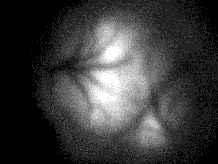
#> input picture sample_data/sample_frame.tif, 218 x 164 px; its folder holds only this picture in this run
$ python -i retino_functions.py   (imports and definitions only)   (Python 2 division)   (older library calls are emulated)
#> lines starting #> are read from the running program, lines starting #| are printed output that depends on the picture
#> further down, picture is the input picture: shape (164, 218, 3); min 0, max 255, mean 59.3
#!/usr/bin/env python2
# -*- coding: utf-8 -*-
"""
Created on Tue Jan 30 2018

@author: cesarechavarria
"""

# [1 line not run here, left out]

import cv2
import os
import glob
import numpy as np
import scipy
from scipy import misc,interpolate,stats,signal
import statsmodels.stats.multitest as mt
import matplotlib
# [1 line not run here, left out]
import matplotlib.pyplot as plt
import matplotlib.lines as mlines
from matplotlib import colors
import time
import shutil

__version__ = '0.45'

# # # # # # # # # # # # # # # # # # # # # # # # # # # #

# MISCELANOUS

# # # # # # # # # # # # # # # # # # # # # # # # # # # #

# [359 lines left out: functions cart2pol, pol2cart, get_theta_array, array2cmap, normalize_stack, get_frame_times and 7 more, not called in this run]


# # # # # # # # # # # # # # # # # # # # # # # # # # # #

# MOTION CORRECTION FUNCTIONS

# # # # # # # # # # # # # # # # # # # # # # # # # # # #

def get_gradient(im) :
    # Calculate the x and y gradients using Sobel operator
    grad_x = cv2.Sobel(im,cv2.CV_32F,1,0,ksize=3)
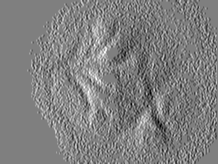
#> grad_x: shape (164, 218, 3) float32; min -224, max 224, mean 0.3; drawn with min black and max white
    grad_y = cv2.Sobel(im,cv2.CV_32F,0,1,ksize=3)
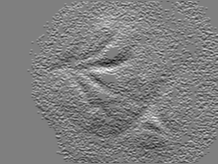
#> grad_y: shape (164, 218, 3) float32; min -256, max 256, mean -0.3; drawn with min black and max white

    # Combine the two gradients
    grad = cv2.addWeighted(np.absolute(grad_x), 0.5, np.absolute(grad_y), 0.5, 0)
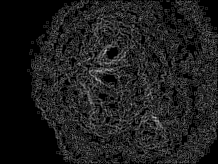
#> grad: shape (164, 218, 3) float32; min 0, max 192, mean 29.9
    return grad

# [1726 lines left out: functions motion_registration, apply_motion_correction, get_boundaries, get_motion_corrected_boundaries, apply_motion_correction_boundaries, perform_motion_registration and 13 more, not called in this run]

>>> import cv2
>>> picture = cv2.imread('sample_data/sample_frame.tif')
>>> result = get_gradient(picture)
